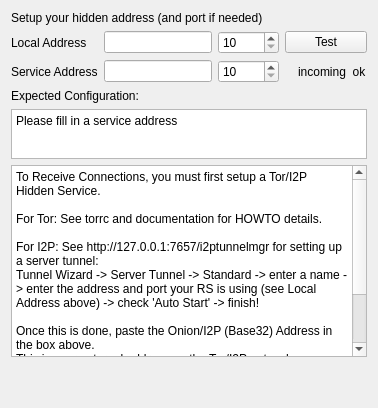
         <widget class="QWidget" name="hiddenServiceTabIncoming">
          <attribute name="title">
           <string>Incoming</string>
          </attribute>
          <layout class="QVBoxLayout" name="hiddenServiceTabIncomingVLayout">
           <item>
            <widget class="QLabel" name="hiddenpage_inHeader">
             <property name="text">
              <string>&lt;html&gt;&lt;head/&gt;&lt;body&gt;&lt;p&gt;Setup your hidden address (and port if needed)&lt;/p&gt;&lt;/body&gt;&lt;/html&gt;</string>
             </property>
            </widget>
           </item>
           <item>
            <layout class="QGridLayout" name="incomingAddressGLayout">
             <item row="0" column="2">
              <widget class="QSpinBox" name="hiddenpage_localPort">
               <property name="minimum">
                <number>10</number>
               </property>
               <property name="maximum">
                <number>65535</number>
               </property>
              </widget>
             </item>
             <item row="0" column="3">
              <layout class="QHBoxLayout" name="testIncomingHLayout">
               <item>
                <widget class="QPushButton" name="testIncoming_PB">
                 <property name="toolTip">
                  <string>&lt;html&gt;&lt;head/&gt;&lt;body&gt;&lt;p&gt;This button simulates a SSL connection to your hidden address using the corresponding proxy. If your hidden node is reachable, it should cause a SSL handshake error, which RS will interpret as a valid connection state. This operation might also cause several &amp;quot;security warning&amp;quot; about connections from your local host IP (127.0.0.1) in the News Feed if you enabled it, which you should interpret as a sign of good communication.&lt;/p&gt;&lt;/body&gt;&lt;/html&gt;</string>
                 </property>
                 <property name="text">
                  <string>Test</string>
                 </property>
                </widget>
               </item>
              </layout>
             </item>
             <item row="1" column="2">
              <widget class="QSpinBox" name="hiddenpage_servicePort">
               <property name="minimum">
                <number>10</number>
               </property>
               <property name="maximum">
                <number>65535</number>
               </property>
              </widget>
             </item>
             <item row="1" column="0">
              <widget class="QLabel" name="l_serviceAddress">
               <property name="text">
                <string>Service Address</string>
               </property>
              </widget>
             </item>
             <item row="0" column="0">
              <widget class="QLabel" name="l_localAddress">
               <property name="text">
                <string>Local Address</string>
               </property>
              </widget>
             </item>
             <item row="1" column="1">
              <widget class="QLineEdit" name="hiddenpage_serviceAddress">
               <property name="toolTip">
                <string>&lt;html&gt;&lt;head/&gt;&lt;body&gt;&lt;p&gt;This is your hidden address. It should look like &lt;span style=&quot; font-weight:600;&quot;&gt;[something].onion&lt;/span&gt; or &lt;span style=&quot; font-weight:600;&quot;&gt;[something].b32.i2p. &lt;/span&gt;If you configured a hidden service with Tor, the onion address is generated automatically by Tor. You can get it in e.g. &lt;span style=&quot; font-weight:600;&quot;&gt;/var/lib/tor/[service name]/hostname&lt;/span&gt;. For I2P: Setup a server tunnel ( http://127.0.0.1:7657/i2ptunnelmgr ) and copy it's base32 address when it is started (should end with .b32.i2p)&lt;/p&gt;&lt;/body&gt;&lt;/html&gt;</string>
               </property>
              </widget>
             </item>
             <item row="0" column="1">
              <widget class="QLineEdit" name="hiddenpage_localAddress">
               <property name="toolTip">
                <string>&lt;html&gt;&lt;head/&gt;&lt;body&gt;&lt;p&gt;This is the local address to which the hidden service points at your localhost. Most of the time, &lt;span style=&quot; font-weight:600;&quot;&gt;127.0.0.1&lt;/span&gt; is the right answer.&lt;/p&gt;&lt;/body&gt;&lt;/html&gt;</string>
               </property>
              </widget>
             </item>
             <item row="1" column="3">
              <layout class="QHBoxLayout" name="serviceIncomingHLayout">
               <item>
                <widget class="QLabel" name="iconlabel_service_incoming">
                 <property name="maximumSize">
                  <size>
                   <width>16</width>
                   <height>16</height>
                  </size>
                 </property>
                 <property name="text">
                  <string/>
                 </property>
                 <property name="pixmap">
                  <pixmap resource="../images.qrc">:/images/ledoff1.png</pixmap>
                 </property>
                </widget>
               </item>
               <item>
                <widget class="QLabel" name="l_incomingTestResult">
                 <property name="toolTip">
                  <string>&lt;html&gt;&lt;head/&gt;&lt;body&gt;&lt;p&gt;This led turns green only if you launch an active test using the above button. &lt;/p&gt;&lt;p&gt;When it does, it means that your hidden node can be reached from anywhere, using the Tor (resp. I2P) &lt;/p&gt;&lt;p&gt;network. Congratulations!&lt;/p&gt;&lt;/body&gt;&lt;/html&gt;</string>
                 </property>
                 <property name="text">
                  <string>incoming  ok</string>
                 </property>
                </widget>
               </item>
              </layout>
             </item>
            </layout>
           </item>
           <item>
            <layout class="QVBoxLayout" name="hiddenpage_configurationVLayout">
             <item>
              <widget class="QLabel" name="l_hiddenpage_configuration">
               <property name="text">
                <string>Expected Configuration:</string>
               </property>
              </widget>
             </item>
             <item>
              <widget class="QPlainTextEdit" name="hiddenpage_configuration">
               <property name="sizePolicy">
                <sizepolicy hsizetype="Expanding" vsizetype="Minimum">
                 <horstretch>0</horstretch>
                 <verstretch>0</verstretch>
                </sizepolicy>
               </property>
               <property name="minimumSize">
                <size>
                 <width>0</width>
                 <height>10</height>
                </size>
               </property>
               <property name="maximumSize">
                <size>
                 <width>16777215</width>
                 <height>50</height>
                </size>
               </property>
               <property name="verticalScrollBarPolicy">
                <enum>Qt::ScrollBarAlwaysOff</enum>
               </property>
               <property name="readOnly">
                <bool>true</bool>
               </property>
               <property name="plainText">
                <string>Please fill in a service address</string>
               </property>
              </widget>
             </item>
            </layout>
           </item>
           <item>
            <widget class="QPlainTextEdit" name="info_HiddenPageInHelp">
             <property name="sizePolicy">
              <sizepolicy hsizetype="Expanding" vsizetype="Expanding">
               <horstretch>0</horstretch>
               <verstretch>0</verstretch>
              </sizepolicy>
             </property>
             <property name="maximumSize">
              <size>
               <width>16777215</width>
               <height>16777215</height>
              </size>
             </property>
             <property name="readOnly">
              <bool>true</bool>
             </property>
             <property name="plainText">
              <string>To Receive Connections, you must first setup a Tor/I2P Hidden Service. 

For Tor: See torrc and documentation for HOWTO details.

For I2P: See http://127.0.0.1:7657/i2ptunnelmgr for setting up a server tunnel:
Tunnel Wizard -&gt; Server Tunnel -&gt; Standard -&gt; enter a name -&gt; enter the address and port your RS is using (see Local Address above) -&gt; check 'Auto Start' -&gt; finish!

Once this is done, paste the Onion/I2P (Base32) Address in the box above.
This is your external address on the Tor/I2P network.
Finally make sure that the Ports match the configuration.

If you have issues connecting over Tor check the Tor logs too.</string>
             </property>
            </widget>
           </item>
           <item>
            <spacer name="vspacerHiddenIn">
             <property name="orientation">
              <enum>Qt::Vertical</enum>
             </property>
             <property name="sizeHint" stdset="0">
              <size>
               <width>20</width>
               <height>40</height>
              </size>
             </property>
            </spacer>
           </item>
          </layout>
         </widget>
